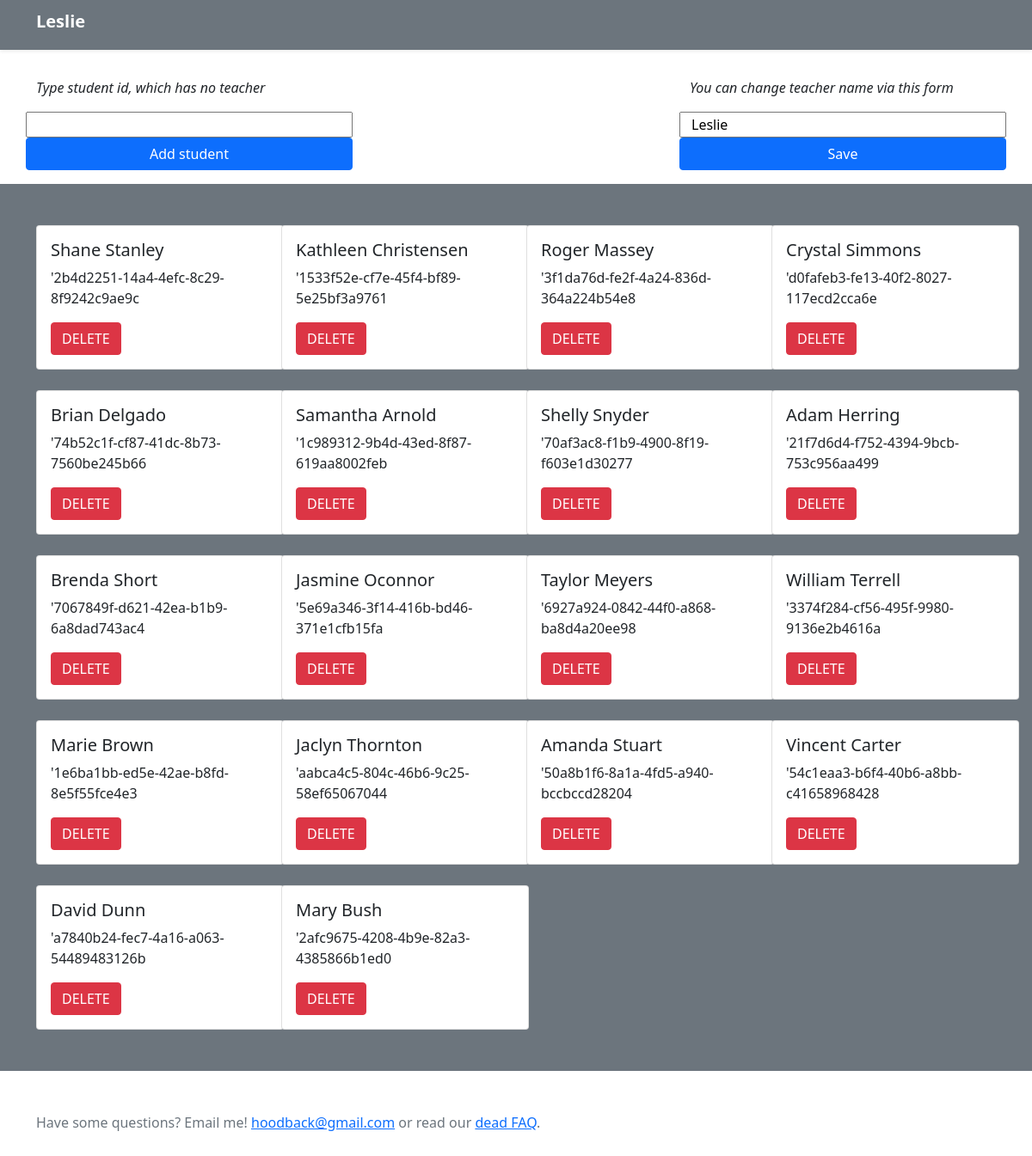
The app's page /teacher_list/up/3 with its own data.
### home/models.py (models this page shows)
class Teacher(Model):
    id = models.AutoField(primary_key=True)  # noqa
    name = models.CharField(max_length=200)
    students = models.ManyToManyField(to='home.Student', related_name='teachers', related_query_name='teachers')
    created_at = models.DateTimeField(null=True, auto_now_add=True)
    updated_at = models.DateTimeField(null=True, auto_now=True)

class Student(Model):
    id = models.AutoField(primary_key=True)  # noqa
    name = models.CharField(max_length=200)
    surname = models.CharField(max_length=200, blank=True)
    age = models.IntegerField(default=0, null=True, blank=True)
    sex = models.CharField(max_length=200, null=True, blank=True)
    address = models.CharField(max_length=200, null=True, blank=True)
    description = models.TextField(max_length=1000, null=True, blank=True)
    birthday = models.CharField(max_length=200, null=True, blank=True)
    email = models.CharField(max_length=200, null=True, blank=True)
    social_url = models.CharField(max_length=200, null=True, blank=True)
    normalized_name = models.CharField(max_length=200, null=True, blank=True)
    is_active = models.CharField(max_length=200, null=True, blank=True)
    picture = models.ImageField(null=True, upload_to='student_photo', blank=True)
    subject = models.ForeignKey(to='home.Subject', on_delete=models.SET_NULL, null=True,
                                related_name='student', related_query_name='student')
    book = models.OneToOneField(to='home.Book', on_delete=models.CASCADE, null=True,
                                related_name='student', related_query_name='student')
    created_at = models.DateTimeField(null=True, auto_now_add=True)
    updated_at = models.DateTimeField(null=True, auto_now=True)

class Book(Model):
    id = models.AutoField(primary_key=True)  # noqa
    title = models.CharField(max_length=200)
    created_at = models.DateTimeField(null=True, auto_now_add=True)
    updated_at = models.DateTimeField(null=True, auto_now=True)

### home/views.py (the view, shortened to what this page needs)
# urls.py: path('teacher_list/up/<id>', TeacherUpdate.as_view(), name='page_teacher_update'),  # noqa
class TeacherUpdate(View):
    def get(self, request, id):
        teacher = get_object_or_404(Teacher, id=id)
        teacher_form = TeacherForm(instance=teacher)
        student_form = StudentToSomeObject()
        context = {
            'teacher': teacher,
            'form': teacher_form,
            'student_form': student_form,
        }
        return render(request, 'update_teacher.html', context=context)

### home/forms.py
class TeacherForm(ModelForm):
    class Meta:
        model = Teacher
        fields = ['name',
                  ]

class StudentToSomeObject(forms.Form):
    student_id = forms.CharField(label='student_id')

### home/templates/update_teacher.html (shortened to what this page needs)
{% extends 'base.html' %}
{% block 'body' %}
<header xmlns="http://www.w3.org/1999/html">
  <div class="navbar navbar-dark bg-secondary shadow-sm">
    <div class="container">
      <h3 class="navbar-brand d-flex align-items-center">
        <strong>{{teacher.name}}</strong>
      </h3>
    </div>
  </div>
</header>
<div class="container">
    <div class="row">
        <div class="col">
            <p class="lead">
            <p><em>Type student id, which has no teacher</em></p>
            </p>
            <form method="POST" action="{% url 'page_teacher_update' id=teacher.id %}">
                <div class="col">
                    <div class="row justify-content-sm-center">
                    {%for field in student_form %}
                    {{ field }}
                    {% endfor %}
                    <button type="submit" name='Add student' class="btn btn-primary mb-3">Add student</button>
                    </div>
                </div>
            </form>
        </div>
        <div class="col"></div>
        <div class="col">
            <p class="lead">
            <p><em>You can change teacher name via this form</em></p>
            </p>
            <form method="POST" action="{% url 'page_teacher_update' id=teacher.id %}">
                <div class="row">
                {% for field in form%}
                {{field}}
                {% endfor %}
                <button type="submit" name="Save" class="btn btn-primary">Save</button>
                </div>
            </form>
        </div>
    </div>
</div>
<main>
<div class="album py-5 bg-secondary">
     <div class="container">
            <div class="row row-cols-1 row-cols-sm-2 row-cols-md-3 row-cols-md-4 g-4">
            {% for student in teacher.students.all%}
                <div class="col">
                    <form method="POST" action="{% url 'page_teacher_update' id=student.id %}">
        <div class="card" style="width: 18rem;">
  <div class="card-body">
    <h5 class="card-title">{{student.name}} {{student.surname}}</h5>
    <p class="card-text">'{{student.book.title}}</p>
    <button type="submit" name="DELETE" class="btn btn-danger">DELETE</button>
  </div>
</div>
            </form>
                </div>
                {% endfor %}
            </div>
    </div>
</div>
</main>
{% include 'footer.html' %}
{% endblock %}

### records on screen
Teacher: name "Leslie", form "Leslie"
Student: name "Shane", surname "Stanley", book "2b4d2251-14a4-4efc-8c29-8f9242c9ae9c"
Student: name "Kathleen", surname "Christensen", book "1533f52e-cf7e-45f4-bf89-5e25bf3a9761"
Student: name "Roger", surname "Massey", book "3f1da76d-fe2f-4a24-836d-364a224b54e8"
Student: name "Crystal", surname "Simmons", book "d0fafeb3-fe13-40f2-8027-117ecd2cca6e"
Student: name "Brian", surname "Delgado", book "74b52c1f-cf87-41dc-8b73-7560be245b66"
Student: name "Samantha", surname "Arnold", book "1c989312-9b4d-43ed-8f87-619aa8002feb"
Student: name "Shelly", surname "Snyder", book "70af3ac8-f1b9-4900-8f19-f603e1d30277"
Student: name "Adam", surname "Herring", book "21f7d6d4-f752-4394-9bcb-753c956aa499"
Student: name "Brenda", surname "Short", book "7067849f-d621-42ea-b1b9-6a8dad743ac4"
Student: name "Jasmine", surname "Oconnor", book "5e69a346-3f14-416b-bd46-371e1cfb15fa"
Student: name "Taylor", surname "Meyers", book "6927a924-0842-44f0-a868-ba8d4a20ee98"
Student: name "William", surname "Terrell", book "3374f284-cf56-495f-9980-9136e2b4616a"
Student: name "Marie", surname "Brown", book "1e6ba1bb-ed5e-42ae-b8fd-8e5f55fce4e3"
Student: name "Jaclyn", surname "Thornton", book "aabca4c5-804c-46b6-9c25-58ef65067044"
Student: name "Amanda", surname "Stuart", book "50a8b1f6-8a1a-4fd5-a940-bccbccd28204"
Student: name "Vincent", surname "Carter", book "54c1eaa3-b6f4-40b6-a8bb-c41658968428"
Student: name "David", surname "Dunn", book "a7840b24-fec7-4a16-a063-54489483126b"
Student: name "Mary", surname "Bush", book "2afc9675-4208-4b9e-82a3-4385866b1ed0"
